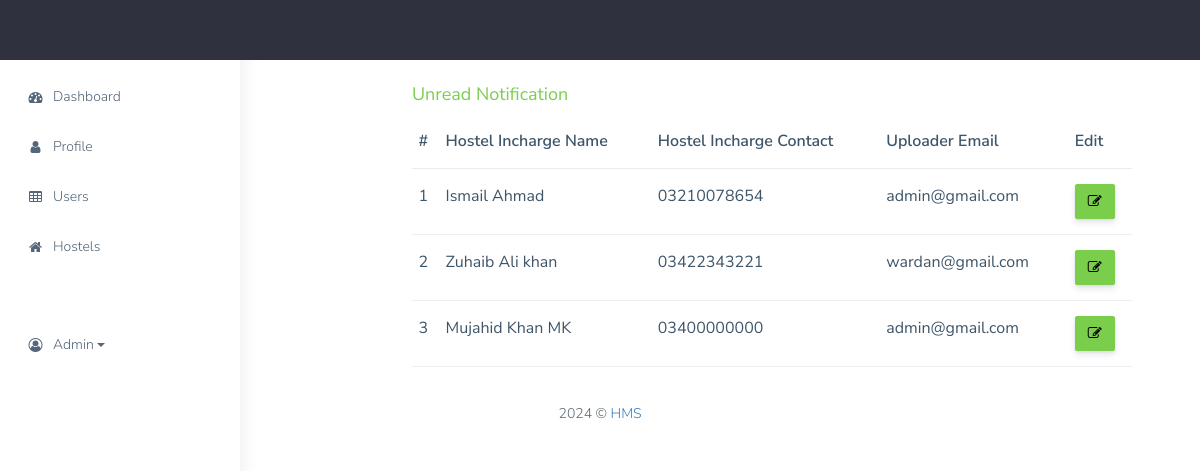
Page /dashboard/admin/notification/incharge-info.php (signed in) on the committed database.
### tables this page shows
CREATE TABLE `hostel` (
  `id` int(11) NOT NULL,
  `name` varchar(255) NOT NULL,
  `incharge` varchar(255) NOT NULL,
  `incharge_contact` varchar(255) NOT NULL,
  `uploaded_by` varchar(255) NOT NULL,
  `address` text NOT NULL
);

### dashboard/admin/notification/incharge-info.php (the view, shortened to what this page needs)
<?php
include '../include/database.php';
include '../include/header.php';
include '../include/main-content.php';
?>
<div class="row offset-4 mt-4">
    <h4 class="text-success">Unread Notification</h4>
    <div class="col-md-11">
                <table class="table">
                    <thead>
                        <tr>
                            <th>#</th>
                            <th>Hostel Incharge Name</th>
                            <th>Hostel Incharge Contact</th>
                            <th>Uploader Email</th>
                            <th>Edit</th>
                        </tr>
                    </thead>
                    <tbody>
                    <?php
                        $querynotify = "SELECT * FROM hostel  ";
                        $i=1;
                        $not = mysqli_query($conn, $querynotify);
                        if (mysqli_num_rows($not) > 0) {
                            while($row = mysqli_fetch_assoc($not)) {
                                ?>
                        <tr>
                            <td><?php echo $i++;?></td>
                            <td><?php echo $row['incharge'];?></td>
                            <td><?php echo $row['incharge_contact'];?></td>
                            <td><?php echo $row['uploaded_by'];?></td>
                            <td><a href="" class="btn btn-success btn-modal-incharge" data-toggle="modal" data-target="#exampleModal<?php echo $row['id']?>"><i class="fa fa-edit"></i></a></td>
                        </tr>
                  <?php
                        }
                    }else{
                    ?>
                        <td><h4 class="text-danger text-center">Oops! No information available</h4></td>
                    <?php }?>
                    </tbody>
                </table>
    </div>
</div>
<?php include '../include/footer.php';?>

### rows in the picture
hostel: incharge "Ismail Ahmad", incharge_contact "03210078654", uploaded_by "admin@gmail.com"
hostel: incharge "Zuhaib Ali khan", incharge_contact "03422343221", uploaded_by "wardan@gmail.com"
hostel: incharge "Mujahid Khan MK", incharge_contact "03400000000", uploaded_by "admin@gmail.com"

### other values in the picture
$_SESSION['name'] "Admin"
